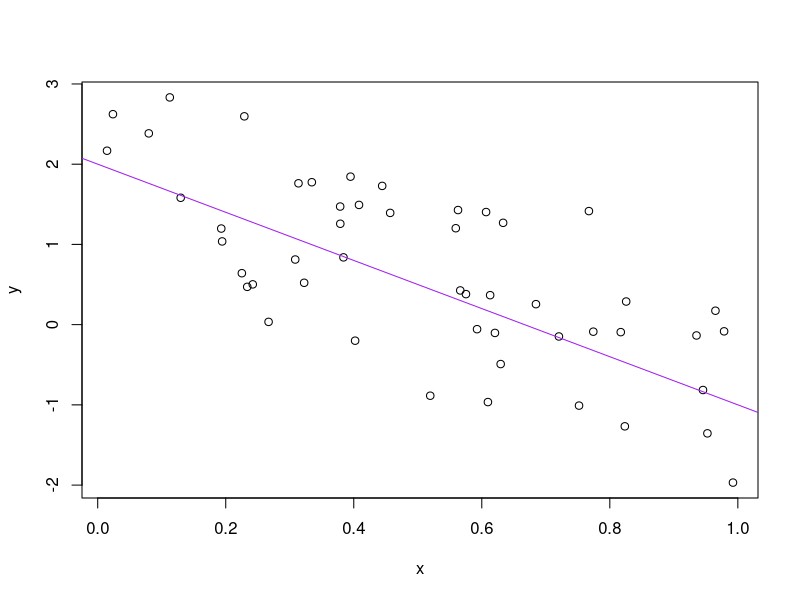

Source code (R):
n <- 50
a <- 2
b <- -3
sig_sq <- 0.5
x <- runif(n)
y <- a + b * x + rnorm(n, sd = sqrt(sig_sq))
(x_n <- mean(x))
#> [1] 0.579
write(x_n, "mittelwert_x.txt")
plot(x, y)
abline(a, b, col = "purple")